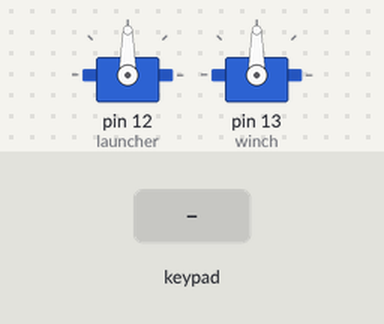
Recording of a sketch running on a simulated Arduino Uno, built with avr-gcc and run on an emulated ATmega328P. On the bench: 2 × servo. Inputs (shaded band) come from the test bench. What the sketch prints to the serial monitor is not drawn.

Above: at 1.2 s.
1.3 s: key 'X' pressed
At 2.0 s:
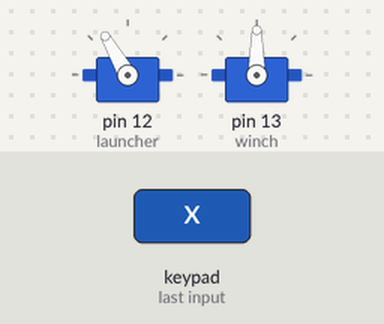
2.8 s: key 'S' pressed
At 4.0 s:
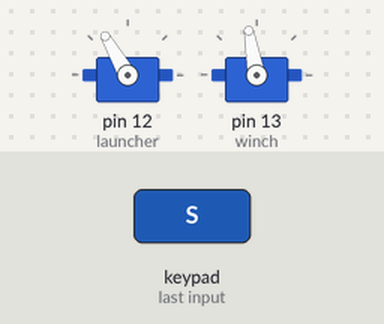
4.3 s: key 'O' pressed
At 5.3 s:
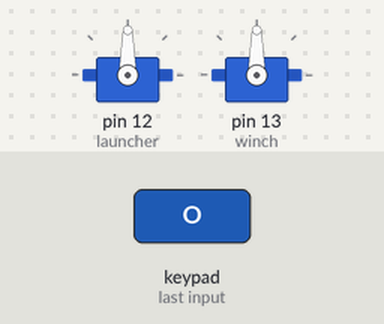
7.3 s: key 'S' pressed
At 8.6 s:
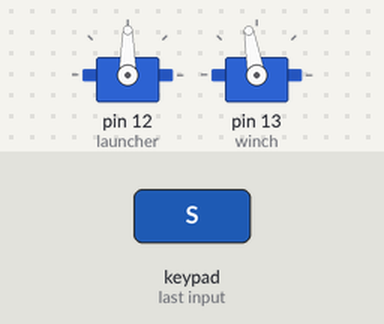
Timing chart, 0 to 9.8 s (numbered marks = the images above; inputs shaded):
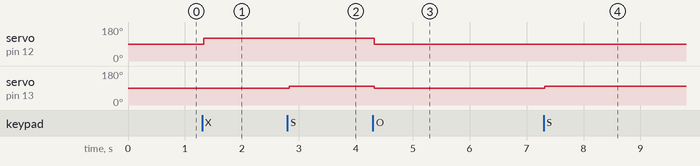

Measured:
- after the input at 1.3 s, servo on pin 12 (launcher): 90° → 120° at once
- after the input at 2.8 s, servo on pin 13 (winch): 90° → 100° at once
- after the input at 4.3 s, servo on pin 12 (launcher): 120° → 90° at once; servo on pin 13 (winch): 100° → 90° at once
- after the input at 7.3 s, servo on pin 13 (winch): 90° → 100° at once

The sketch:

Finished_Servo_Code.ino
```cpp
#define CUSTOM_SETTINGS
#define INCLUDE_GAMEPAD_MODULE
#include <Dabble.h>
#include <DRV8835MotorShield.h>
#include <Servo.h>
DRV8835MotorShield motors;
Servo launcher;
Servo winch;
// Hayden Stubbendeck, Group F.6
// Code used to control the projectile launcher and the winch
void setup() {
  // put your setup code here, to run once:
  Serial.begin(9600);
  Dabble.begin(9600);
  launcher.attach(12);
  launcher.write(90);
  winch.attach(13);
  winch.write(90);
  //motors.setM1Speed(0);
  //motors.setM2Speed(0);

}

void loop() {
  // put your main code here, to run repeatedly:
  Dabble.processInput();

/*
  if (GamePad.isUpPressed())
  {
    Serial.print("UP");
    motors.setM1Speed(-300);
    motors.setM2Speed(-300);
  }

  if (GamePad.isDownPressed())
  {
    Serial.print("DOWN");
    motors.setM1Speed(300);
    motors.setM2Speed(300);
  }
*/
  if(GamePad.isCrossPressed()){
    launcher.write(120);
  }
  //
  if(GamePad.isSquarePressed()){
    winch.write(100);
  }

  if(GamePad.isTrianglePressed()){
    winch.write(80);
  }
  if(GamePad.isCirclePressed()){
    launcher.write(90);
    winch.write(90);
  }
    int a = GamePad.getAngle();
  Serial.print("Angle: ");
  Serial.print(a);
  Serial.print('\t');
  int b = GamePad.getRadius();
  Serial.print("Radius: ");
  Serial.print(b);
  Serial.print('\t');
  float c = GamePad.getXaxisData();
  Serial.print("x_axis: ");
  Serial.print(c);
  Serial.print('\t');
  float d = GamePad.getYaxisData();
  Serial.print("y_axis: ");
  Serial.println(d);
  Serial.println();
}
```
